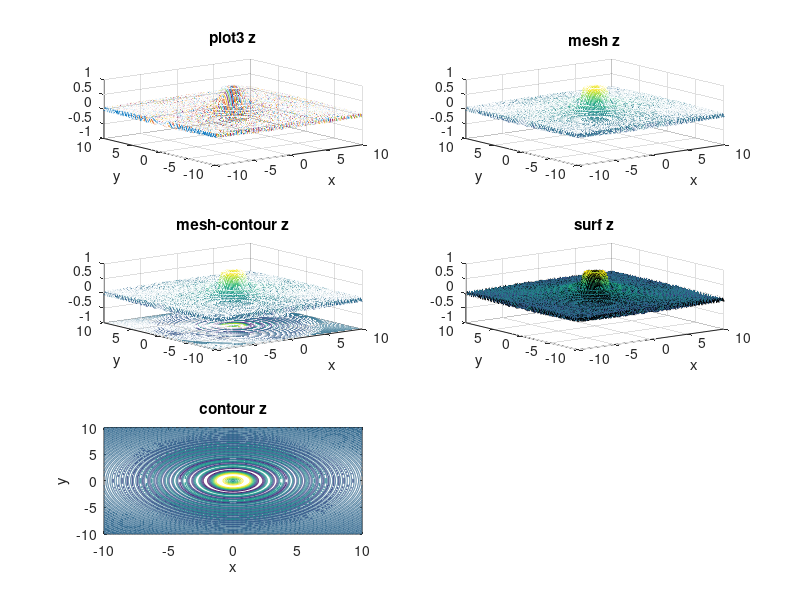

This chart was generated by the following MATLAB code:
clc;clear;close all

[X,Y]=meshgrid(-10:0.1:10);

Z=sin(X.^2 + Y.^2)./sqrt(X.^2 + Y.^2);

subplot(3,2,1);
plot3(X,Y,Z);
grid on
xlabel('x');
ylabel('y');
title("plot3 z");

subplot(3,2,2);
mesh(X,Y,Z);
xlabel('x');
ylabel('y');
title("mesh z");

subplot(3,2,3);
meshc(X,Y,Z);
xlabel('x');
ylabel('y');
title("mesh-contour z");

subplot(3,2,4);
surf(X,Y,Z);
xlabel('x');
ylabel('y');
title("surf z");

subplot(3,2,5);
contour(X,Y,Z);
xlabel('x');
ylabel('y');
title("contour z");